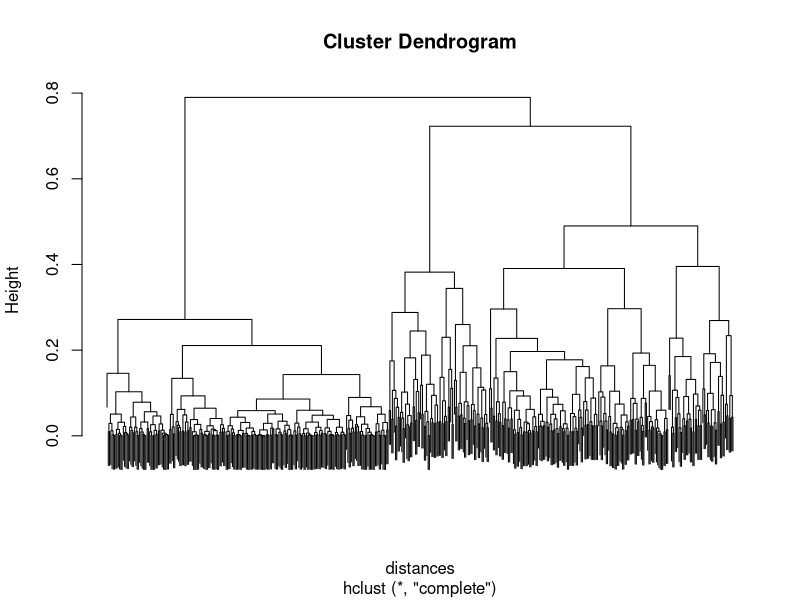
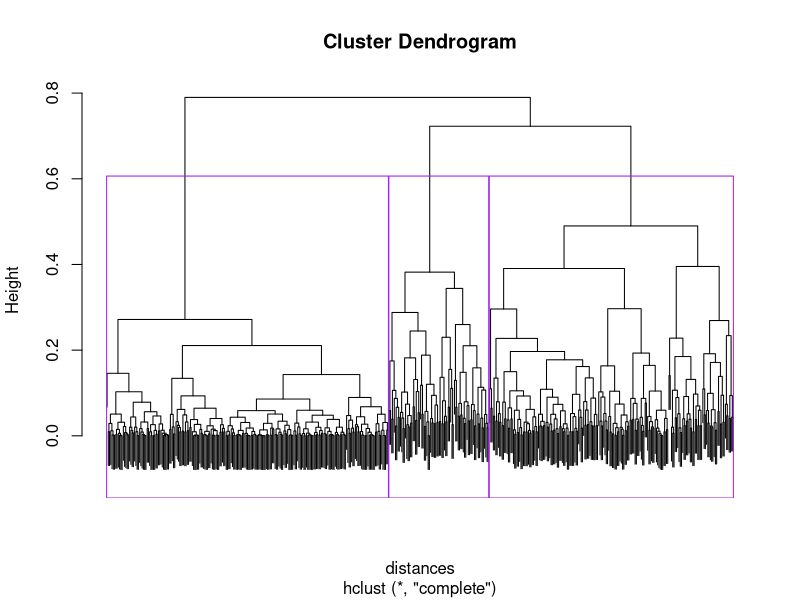
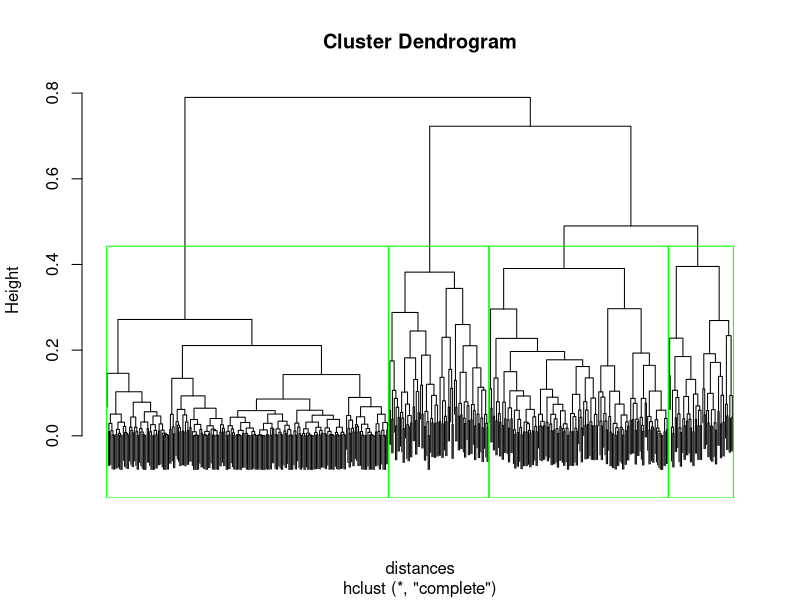
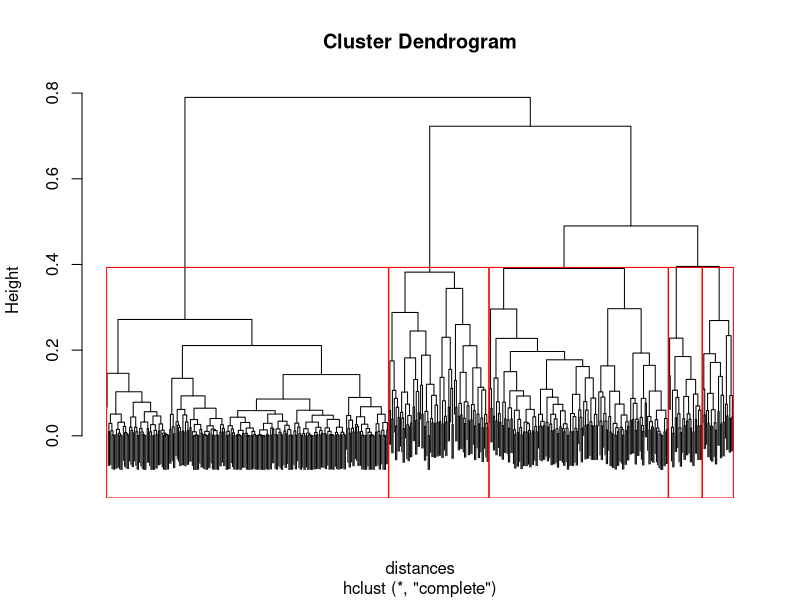

Source code (R) for these figures, in order:
# Market Segementation Assignment
# Author: Jeff Orcutt
# Date: 21 November 2021
#

library(cluster)

setwd("~/Desktop/R Data and Projects/data")

#read in data and move customer_type to specific factors
dataset<- read.csv("dataset_online_calculator_customers.csv")
dataset$customer_type<- as.factor(dataset$customer_type)
#dataset$test_factor <- as.factor(dataset$customer_type, levels = c("Individual","Small Business", "Large Business"), labels = c(1,2,3))
#dataset$customer_type[dataset$customer_type == "Individual"] <-1
#dataset$customer_type[dataset$customer_type == "Small Business"] <-2
#dataset$customer_type[dataset$customer_type == "Large Business"] <-3
#dataset$customer_type <- as.integer(dataset$customer_type)


#summarize data
summary(dataset)

#create a copy of the dataset to work with
data_hclust <- dataset[,2:5]

#create and view distance matrix
distances <- daisy(data_hclust)
distance_matrix <- as.matrix(distances)
distance_matrix[1:5,1:5]

#step 3: create cluster solutions using the selected method
seg_hclust <- hclust(distances, method = "complete")

plot(seg_hclust, labels= F)
#create a 3 cluster solution
#creates an array with the cluster number for each element 
seg_hclust_3 <- cutree(seg_hclust, k=3)

#assign the cluster numbers to the original dataset
dataset$hclust_3 <- seg_hclust_3
plot(seg_hclust, labels=F)
rect.hclust(seg_hclust, k=3, border="purple")

table(dataset$hclust_3)


#summarize individual segments in a 3 cluster solution
summary(dataset[dataset$hclust_3 == 1,1:5])
summary(dataset[dataset$hclust_3 == 2,1:5])
summary(dataset[dataset$hclust_3 == 3,1:5])

#create a 4 cluster solution
#creates an array with the cluster number for each element 
seg_hclust_4 <- cutree(seg_hclust, k=4)

#assign the cluster numbers to the original dataset
dataset$hclust_4 <- seg_hclust_4
plot(seg_hclust, labels=F)
rect.hclust(seg_hclust, k=4, border="green")

table(dataset$hclust_4)


#summarize individual segments in a 4 cluster solution
summary(dataset[dataset$hclust_4 == 1,1:5])
summary(dataset[dataset$hclust_4 == 2,1:5])
summary(dataset[dataset$hclust_4 == 3,1:5])
summary(dataset[dataset$hclust_4 == 4,1:5])

#create a 5 cluster solution
#creates an array with the cluster number for each element 
seg_hclust_5 <- cutree(seg_hclust, k=5)

#assign the cluster numbers to the original dataset
dataset$hclust_5 <- seg_hclust_5
plot(seg_hclust, labels=F)
rect.hclust(seg_hclust, k=5, border="red")

table(dataset$hclust_5)


#summarize individual segments in a 5 cluster solution
summary(dataset[dataset$hclust_5 == 1,1:5])
summary(dataset[dataset$hclust_5 == 2,1:5])
summary(dataset[dataset$hclust_5 == 3,1:5])
summary(dataset[dataset$hclust_5 == 4,1:5])
summary(dataset[dataset$hclust_5 == 5,1:5])

#-----K-Means clustering

data_kmeans <- data_hclust
data_kmeans$size[dataset$customer_type == "Individual"] <-1
data_kmeans$size[dataset$customer_type == "Small Business"] <-2
data_kmeans$size[dataset$customer_type == "Large Business"] <- 3
data_kmeans$customer_type <- NULL

#create candidate cluster solutions 
#k = 3

set.seed(1000)
seg_kmeans_3 <- kmeans(data_kmeans, centers = 3)
dataset$kmeans_3 <- seg_kmeans_3$cluster

#describe 3 cluster K-mean solution
table(dataset$kmeans_3)
summary(dataset[dataset$kmeans_3 == 1, 1:5])
summary(dataset[dataset$kmeans_3 == 2, 1:5])
summary(dataset[dataset$kmeans_3 == 3, 1:5])

#k = 4

set.seed(1000)
seg_kmeans_4 <- kmeans(data_kmeans, centers = 4)
dataset$kmeans_4 <- seg_kmeans_4$cluster
#describe 4 cluster K-mean solution
table(dataset$kmeans_4)
summary(dataset[dataset$kmeans_4 == 1, 1:5])
summary(dataset[dataset$kmeans_4 == 2, 1:5])
summary(dataset[dataset$kmeans_4 == 3, 1:5])
summary(dataset[dataset$kmeans_4 == 4, 1:5])

#k = 5

set.seed(1000)
seg_kmeans_5 <- kmeans(data_kmeans, centers = 5)
dataset$kmeans_5 <- seg_kmeans_5$cluster
#describe 5 cluster K-mean solution
table(dataset$kmeans_5)
summary(dataset[dataset$kmeans_5 == 1, 1:5])
summary(dataset[dataset$kmeans_5 == 2, 1:5])
summary(dataset[dataset$kmeans_5 == 3, 1:5])
summary(dataset[dataset$kmeans_5 == 4, 1:5])
summary(dataset[dataset$kmeans_5 == 5, 1:5])

table(dataset$customer_type)
(17/80)
(6/195)

